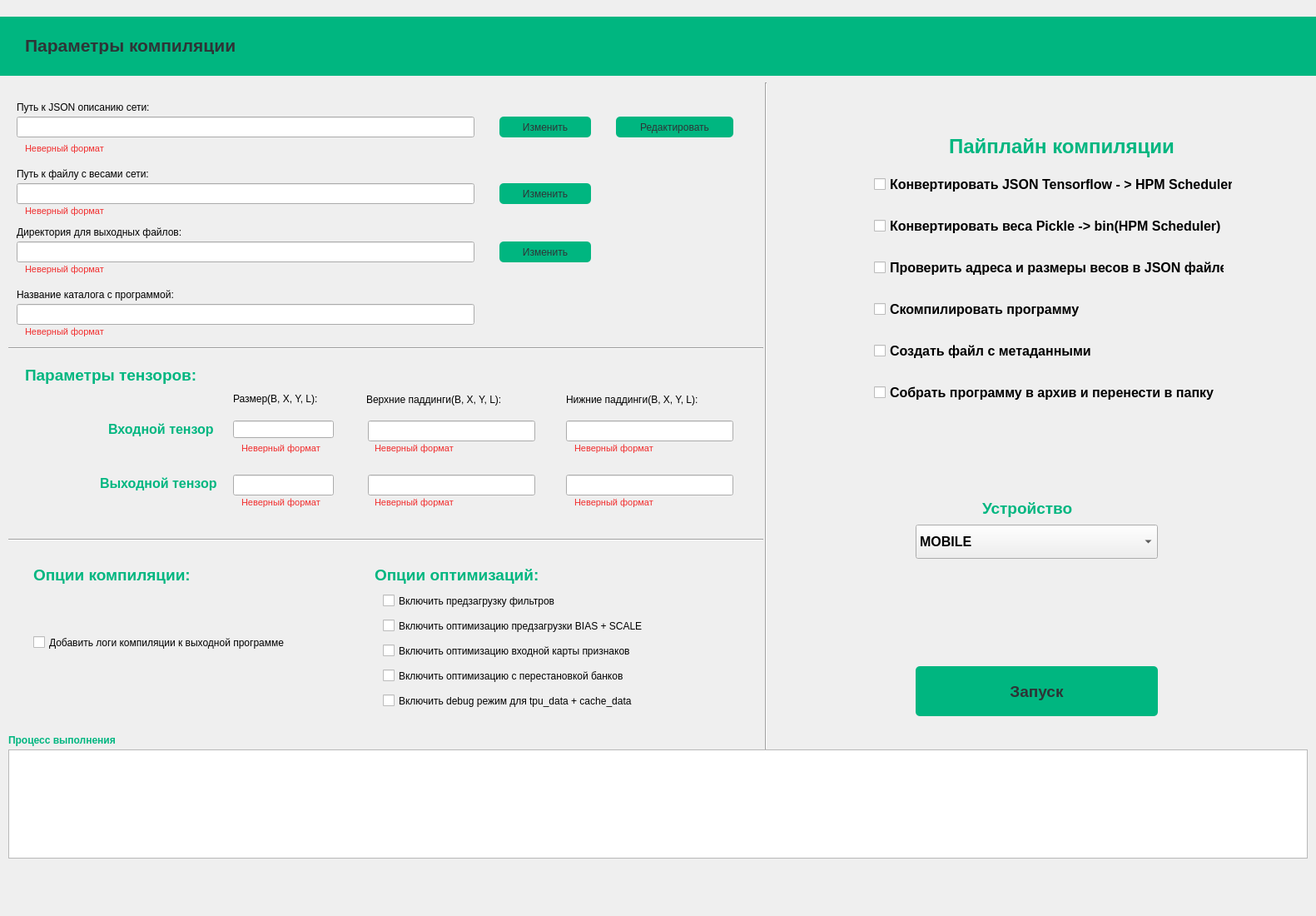
   <widget class="QWidget" name="CompilerTabWidget" native="true">
    <property name="geometry">
     <rect>
      <x>340</x>
      <y>-20</y>
      <width>1581</width>
      <height>1100</height>
     </rect>
    </property>
    <property name="styleSheet">
     <string notr="true">QPushButton {
border-radius: 5px;
background: rgb(0, 182, 128);
color: rgb(46, 52, 54);
}

QPushButton:hover {
background: rgb(0, 204, 143);
}

QPushButton:pressed {
background: rgb(0, 166, 117);
}</string>
    </property>
    <widget class="QWidget" name="HeaderPlaneWidget" native="true">
     <property name="geometry">
      <rect>
       <x>0</x>
       <y>20</y>
       <width>1581</width>
       <height>71</height>
      </rect>
     </property>
     <property name="styleSheet">
      <string notr="true">background: rgb(0, 182, 128)</string>
     </property>
     <widget class="QLabel" name="CompilationParametersLabel">
      <property name="geometry">
       <rect>
        <x>30</x>
        <y>24</y>
        <width>271</width>
        <height>21</height>
       </rect>
      </property>
      <property name="font">
       <font>
        <pointsize>16</pointsize>
        <bold>true</bold>
       </font>
      </property>
      <property name="styleSheet">
       <string notr="true">color:rgb(46, 52, 54)</string>
      </property>
      <property name="text">
       <string>Параметры компиляции</string>
      </property>
     </widget>
    </widget>
    <widget class="QPushButton" name="RedactJsonPushButton">
     <property name="geometry">
      <rect>
       <x>740</x>
       <y>140</y>
       <width>141</width>
       <height>25</height>
      </rect>
     </property>
     <property name="text">
      <string>Редактировать</string>
     </property>
    </widget>
    <widget class="QLabel" name="JsonPathLabel">
     <property name="geometry">
      <rect>
       <x>20</x>
       <y>120</y>
       <width>221</width>
       <height>17</height>
      </rect>
     </property>
     <property name="text">
      <string>Путь к JSON описанию сети:</string>
     </property>
    </widget>
    <widget class="QPushButton" name="ChangeJsonPathPushButton">
     <property name="geometry">
      <rect>
       <x>600</x>
       <y>140</y>
       <width>110</width>
       <height>25</height>
      </rect>
     </property>
     <property name="text">
      <string>Изменить</string>
     </property>
    </widget>
    <widget class="QLineEdit" name="JsonPathLineEdit">
     <property name="geometry">
      <rect>
       <x>20</x>
       <y>140</y>
       <width>550</width>
       <height>25</height>
      </rect>
     </property>
    </widget>
    <widget class="QLabel" name="WrongFmtJsonPathLabel">
     <property name="geometry">
      <rect>
       <x>30</x>
       <y>170</y>
       <width>541</width>
       <height>17</height>
      </rect>
     </property>
     <property name="font">
      <font>
       <pointsize>8</pointsize>
      </font>
     </property>
     <property name="styleSheet">
      <string notr="true">color:rgb(241, 45, 45)</string>
     </property>
     <property name="text">
      <string>Неверный формат</string>
     </property>
    </widget>
    <widget class="QPushButton" name="ChangeWeightsPathPushButton">
     <property name="geometry">
      <rect>
       <x>600</x>
       <y>220</y>
       <width>110</width>
       <height>25</height>
      </rect>
     </property>
     <property name="text">
      <string>Изменить</string>
     </property>
    </widget>
    <widget class="QLabel" name="WeightsPathLabel">
     <property name="geometry">
      <rect>
       <x>20</x>
       <y>200</y>
       <width>221</width>
       <height>17</height>
      </rect>
     </property>
     <property name="text">
      <string>Путь к файлу с весами сети:</string>
     </property>
    </widget>
    <widget class="QLabel" name="WrongFmtWeightsPathLabel">
     <property name="geometry">
      <rect>
       <x>30</x>
       <y>245</y>
       <width>541</width>
       <height>17</height>
      </rect>
     </property>
     <property name="font">
      <font>
       <pointsize>8</pointsize>
      </font>
     </property>
     <property name="styleSheet">
      <string notr="true">color:rgb(241, 45, 45)</string>
     </property>
     <property name="text">
      <string>Неверный формат</string>
     </property>
    </widget>
    <widget class="QLineEdit" name="WeightsPathLineEdit">
     <property name="geometry">
      <rect>
       <x>20</x>
       <y>220</y>
       <width>550</width>
       <height>25</height>
      </rect>
     </property>
    </widget>
    <widget class="QLabel" name="WrongFmtOutputDirPathLabel">
     <property name="geometry">
      <rect>
       <x>30</x>
       <y>315</y>
       <width>541</width>
       <height>17</height>
      </rect>
     </property>
     <property name="font">
      <font>
       <pointsize>8</pointsize>
      </font>
     </property>
     <property name="styleSheet">
      <string notr="true">color:rgb(241, 45, 45)</string>
     </property>
     <property name="text">
      <string>Неверный формат</string>
     </property>
    </widget>
    <widget class="QPushButton" name="OutputDirPathPushButton">
     <property name="geometry">
      <rect>
       <x>600</x>
       <y>290</y>
       <width>110</width>
       <height>25</height>
      </rect>
     </property>
     <property name="text">
      <string>Изменить</string>
     </property>
    </widget>
    <widget class="QLabel" name="OutputDirPathLabel">
     <property name="geometry">
      <rect>
       <x>20</x>
       <y>270</y>
       <width>271</width>
       <height>17</height>
      </rect>
     </property>
     <property name="text">
      <string>Директория для выходных файлов:</string>
     </property>
    </widget>
    <widget class="QLineEdit" name="OutputDirPathLineEdit">
     <property name="geometry">
      <rect>
       <x>20</x>
       <y>290</y>
       <width>550</width>
       <height>25</height>
      </rect>
     </property>
    </widget>
    <widget class="QLabel" name="WrongFmtCatalogNameLabel">
     <property name="geometry">
      <rect>
       <x>30</x>
       <y>390</y>
       <width>541</width>
       <height>17</height>
      </rect>
     </property>
     <property name="font">
      <font>
       <pointsize>8</pointsize>
      </font>
     </property>
     <property name="styleSheet">
      <string notr="true">color:rgb(241, 45, 45)</string>
     </property>
     <property name="text">
      <string>Неверный формат</string>
     </property>
    </widget>
    <widget class="QLineEdit" name="CatalogNameLineEdit">
     <property name="geometry">
      <rect>
       <x>20</x>
       <y>365</y>
       <width>550</width>
       <height>25</height>
      </rect>
     </property>
    </widget>
    <widget class="QLabel" name="CatalogNameLabel">
     <property name="geometry">
      <rect>
       <x>20</x>
       <y>345</y>
       <width>251</width>
       <height>17</height>
      </rect>
     </property>
     <property name="text">
      <string>Название каталога с программой:</string>
     </property>
    </widget>
    <widget class="Line" name="HorisontalSeparator1">
     <property name="geometry">
      <rect>
       <x>10</x>
       <y>410</y>
       <width>907</width>
       <height>16</height>
      </rect>
     </property>
     <property name="orientation">
      <enum>Qt::Horizontal</enum>
     </property>
    </widget>
    <widget class="QLabel" name="TensorParametersLabel">
     <property name="geometry">
      <rect>
       <x>30</x>
       <y>440</y>
       <width>221</width>
       <height>21</height>
      </rect>
     </property>
     <property name="font">
      <font>
       <pointsize>14</pointsize>
       <bold>true</bold>
      </font>
     </property>
     <property name="styleSheet">
      <string notr="true">color: rgb(0, 182, 128)</string>
     </property>
     <property name="text">
      <string>Параметры тензоров:</string>
     </property>
    </widget>
    <widget class="QLineEdit" name="OutputPadDownLineEdit">
     <property name="geometry">
      <rect>
       <x>680</x>
       <y>570</y>
       <width>201</width>
       <height>25</height>
      </rect>
     </property>
    </widget>
    <widget class="QLabel" name="WrongFmtInputPadDownLabel">
     <property name="geometry">
      <rect>
       <x>690</x>
       <y>530</y>
       <width>191</width>
       <height>17</height>
      </rect>
     </property>
     <property name="font">
      <font>
       <pointsize>8</pointsize>
      </font>
     </property>
     <property name="styleSheet">
      <string notr="true">color:rgb(241, 45, 45)</string>
     </property>
     <property name="text">
      <string>Неверный формат</string>
     </property>
    </widget>
    <widget class="QLineEdit" name="InputSizeEditLine">
     <property name="geometry">
      <rect>
       <x>280</x>
       <y>505</y>
       <width>121</width>
       <height>21</height>
      </rect>
     </property>
    </widget>
    <widget class="QLabel" name="InputTensorLabel">
     <property name="geometry">
      <rect>
       <x>130</x>
       <y>505</y>
       <width>141</width>
       <height>20</height>
      </rect>
     </property>
     <property name="font">
      <font>
       <pointsize>12</pointsize>
       <bold>true</bold>
      </font>
     </property>
     <property name="styleSheet">
      <string notr="true">color: rgb(0, 182, 128)</string>
     </property>
     <property name="text">
      <string>Входной тензор</string>
     </property>
    </widget>
    <widget class="QLabel" name="WrongFmtOutputSizeLabel">
     <property name="geometry">
      <rect>
       <x>290</x>
       <y>595</y>
       <width>151</width>
       <height>17</height>
      </rect>
     </property>
     <property name="font">
      <font>
       <pointsize>8</pointsize>
      </font>
     </property>
     <property name="styleSheet">
      <string notr="true">color:rgb(241, 45, 45)</string>
     </property>
     <property name="text">
      <string>Неверный формат</string>
     </property>
    </widget>
    <widget class="QLabel" name="OutputTensorLabel">
     <property name="geometry">
      <rect>
       <x>120</x>
       <y>570</y>
       <width>151</width>
       <height>20</height>
      </rect>
     </property>
     <property name="font">
      <font>
       <pointsize>12</pointsize>
       <bold>true</bold>
      </font>
     </property>
     <property name="styleSheet">
      <string notr="true">color: rgb(0, 182, 128)</string>
     </property>
     <property name="text">
      <string>Выходной тензор</string>
     </property>
    </widget>
    <widget class="QLabel" name="PaddingsDownLabel">
     <property name="geometry">
      <rect>
       <x>680</x>
       <y>470</y>
       <width>201</width>
       <height>20</height>
      </rect>
     </property>
     <property name="text">
      <string>Нижние паддинги(B, X, Y, L):</string>
     </property>
    </widget>
    <widget class="QLabel" name="TensorSizeLabel">
     <property name="geometry">
      <rect>
       <x>280</x>
       <y>470</y>
       <width>131</width>
       <height>17</height>
      </rect>
     </property>
     <property name="font">
      <font>
       <bold>false</bold>
      </font>
     </property>
     <property name="styleSheet">
      <string notr="true"/>
     </property>
     <property name="text">
      <string>Размер(B, X, Y, L):</string>
     </property>
    </widget>
    <widget class="QLineEdit" name="InputPadUpLineEdit">
     <property name="geometry">
      <rect>
       <x>442</x>
       <y>505</y>
       <width>201</width>
       <height>25</height>
      </rect>
     </property>
    </widget>
    <widget class="QLabel" name="WrongFmtInputPadUpLabel">
     <property name="geometry">
      <rect>
       <x>450</x>
       <y>530</y>
       <width>191</width>
       <height>17</height>
      </rect>
     </property>
     <property name="font">
      <font>
       <pointsize>8</pointsize>
      </font>
     </property>
     <property name="styleSheet">
      <string notr="true">color:rgb(241, 45, 45)</string>
     </property>
     <property name="text">
      <string>Неверный формат</string>
     </property>
    </widget>
    <widget class="QLabel" name="WrongFmtOutputPadDownLabel">
     <property name="geometry">
      <rect>
       <x>690</x>
       <y>595</y>
       <width>191</width>
       <height>17</height>
      </rect>
     </property>
     <property name="font">
      <font>
       <pointsize>8</pointsize>
      </font>
     </property>
     <property name="styleSheet">
      <string notr="true">color:rgb(241, 45, 45)</string>
     </property>
     <property name="text">
      <string>Неверный формат</string>
     </property>
    </widget>
    <widget class="QLineEdit" name="OutputSizeLineEdit">
     <property name="geometry">
      <rect>
       <x>280</x>
       <y>570</y>
       <width>121</width>
       <height>25</height>
      </rect>
     </property>
    </widget>
    <widget class="QLabel" name="WrongFmtInputSizeLabel">
     <property name="geometry">
      <rect>
       <x>290</x>
       <y>530</y>
       <width>141</width>
       <height>17</height>
      </rect>
     </property>
     <property name="font">
      <font>
       <pointsize>8</pointsize>
      </font>
     </property>
     <property name="styleSheet">
      <string notr="true">color:rgb(241, 45, 45)</string>
     </property>
     <property name="text">
      <string>Неверный формат</string>
     </property>
    </widget>
    <widget class="QLineEdit" name="InputPadDownLineEdit">
     <property name="geometry">
      <rect>
       <x>680</x>
       <y>505</y>
       <width>201</width>
       <height>25</height>
      </rect>
     </property>
    </widget>
    <widget class="QLabel" name="WrongFmtOutputPadUpLabel">
     <property name="geometry">
      <rect>
       <x>450</x>
       <y>595</y>
       <width>191</width>
       <height>17</height>
      </rect>
     </property>
     <property name="font">
      <font>
       <pointsize>8</pointsize>
      </font>
     </property>
     <property name="styleSheet">
      <string notr="true">color:rgb(241, 45, 45)</string>
     </property>
     <property name="text">
      <string>Неверный формат</string>
     </property>
    </widget>
    <widget class="QLabel" name="PaddingsUpLabel">
     <property name="geometry">
      <rect>
       <x>440</x>
       <y>470</y>
       <width>201</width>
       <height>20</height>
      </rect>
     </property>
     <property name="text">
      <string>Верхние паддинги(B, X, Y, L):</string>
     </property>
    </widget>
    <widget class="QLineEdit" name="OutputPadUpLineEdit">
     <property name="geometry">
      <rect>
       <x>442</x>
       <y>570</y>
       <width>201</width>
       <height>25</height>
      </rect>
     </property>
    </widget>
    <widget class="Line" name="HorisontalSeparator2">
     <property name="geometry">
      <rect>
       <x>10</x>
       <y>640</y>
       <width>907</width>
       <height>16</height>
      </rect>
     </property>
     <property name="orientation">
      <enum>Qt::Horizontal</enum>
     </property>
    </widget>
    <widget class="QLabel" name="OptimizationOptionsLabel">
     <property name="geometry">
      <rect>
       <x>450</x>
       <y>680</y>
       <width>211</width>
       <height>21</height>
      </rect>
     </property>
     <property name="font">
      <font>
       <pointsize>14</pointsize>
       <bold>true</bold>
      </font>
     </property>
     <property name="styleSheet">
      <string notr="true">color: rgb(0, 182, 128)</string>
     </property>
     <property name="text">
      <string>Опции оптимизаций:</string>
     </property>
    </widget>
    <widget class="QLabel" name="CompilationOptionsLabel">
     <property name="geometry">
      <rect>
       <x>40</x>
       <y>680</y>
       <width>201</width>
       <height>21</height>
      </rect>
     </property>
     <property name="font">
      <font>
       <pointsize>14</pointsize>
       <bold>true</bold>
      </font>
     </property>
     <property name="styleSheet">
      <string notr="true">color: rgb(0, 182, 128)</string>
     </property>
     <property name="text">
      <string>Опции компиляции:</string>
     </property>
    </widget>
    <widget class="QCheckBox" name="AddCompilationLogCheckBox">
     <property name="geometry">
      <rect>
       <x>40</x>
       <y>760</y>
       <width>401</width>
       <height>23</height>
      </rect>
     </property>
     <property name="text">
      <string>Добавить логи компиляции к выходной программе</string>
     </property>
    </widget>
    <widget class="QCheckBox" name="AddDebugModeCheckBox">
     <property name="geometry">
      <rect>
       <x>460</x>
       <y>830</y>
       <width>401</width>
       <height>23</height>
      </rect>
     </property>
     <property name="text">
      <string>Включить debug режим для tpu_data + cache_data</string>
     </property>
    </widget>
    <widget class="QCheckBox" name="AddInputOptimizationCheckBox">
     <property name="geometry">
      <rect>
       <x>460</x>
       <y>770</y>
       <width>401</width>
       <height>23</height>
      </rect>
     </property>
     <property name="text">
      <string>Включить оптимизацию входной карты признаков</string>
     </property>
    </widget>
    <widget class="QCheckBox" name="AddFilterPreloadCheckBox">
     <property name="geometry">
      <rect>
       <x>460</x>
       <y>710</y>
       <width>401</width>
       <height>23</height>
      </rect>
     </property>
     <property name="text">
      <string>Включить предзагрузку фильтров</string>
     </property>
    </widget>
    <widget class="QCheckBox" name="AddBiasPreloadCheckBox">
     <property name="geometry">
      <rect>
       <x>460</x>
       <y>740</y>
       <width>401</width>
       <height>23</height>
      </rect>
     </property>
     <property name="text">
      <string>Включить оптимизацию предзагрузки BIAS + SCALE</string>
     </property>
    </widget>
    <widget class="QCheckBox" name="AddReorderOptimizationCheckBox">
     <property name="geometry">
      <rect>
       <x>460</x>
       <y>800</y>
       <width>401</width>
       <height>23</height>
      </rect>
     </property>
     <property name="text">
      <string>Включить оптимизацию с перестановкой банков</string>
     </property>
    </widget>
    <widget class="QLabel" name="ExecutionProcessLabel">
     <property name="geometry">
      <rect>
       <x>10</x>
       <y>880</y>
       <width>161</width>
       <height>17</height>
      </rect>
     </property>
     <property name="font">
      <font>
       <bold>true</bold>
      </font>
     </property>
     <property name="styleSheet">
      <string notr="true">color: rgb(0, 182, 128)</string>
     </property>
     <property name="text">
      <string>Процесс выполнения</string>
     </property>
    </widget>
    <widget class="QTextBrowser" name="CompilerStatusBar">
     <property name="geometry">
      <rect>
       <x>10</x>
       <y>900</y>
       <width>1561</width>
       <height>131</height>
      </rect>
     </property>
    </widget>
    <widget class="Line" name="VerticalSeparator1">
     <property name="geometry">
      <rect>
       <x>910</x>
       <y>99</y>
       <width>20</width>
       <height>801</height>
      </rect>
     </property>
     <property name="orientation">
      <enum>Qt::Vertical</enum>
     </property>
    </widget>
    <widget class="QCheckBox" name="CompileProgrammCheckBox">
     <property name="geometry">
      <rect>
       <x>1050</x>
       <y>360</y>
       <width>301</width>
       <height>23</height>
      </rect>
     </property>
     <property name="font">
      <font>
       <pointsize>12</pointsize>
       <bold>true</bold>
      </font>
     </property>
     <property name="text">
      <string>Скомпилировать программу</string>
     </property>
    </widget>
    <widget class="QCheckBox" name="PickleConvertationCheckBox">
     <property name="geometry">
      <rect>
       <x>1050</x>
       <y>260</y>
       <width>421</width>
       <height>23</height>
      </rect>
     </property>
     <property name="font">
      <font>
       <pointsize>12</pointsize>
       <bold>true</bold>
      </font>
     </property>
     <property name="text">
      <string>Конвертировать веса Pickle -&gt; bin(HPM Scheduler)</string>
     </property>
    </widget>
    <widget class="QCheckBox" name="AddressCheckCheckBox">
     <property name="geometry">
      <rect>
       <x>1050</x>
       <y>310</y>
       <width>421</width>
       <height>23</height>
      </rect>
     </property>
     <property name="font">
      <font>
       <pointsize>12</pointsize>
       <bold>true</bold>
      </font>
     </property>
     <property name="text">
      <string>Проверить адреса и размеры весов в JSON файле</string>
     </property>
    </widget>
    <widget class="QCheckBox" name="JsonConvertationCheckBox">
     <property name="geometry">
      <rect>
       <x>1050</x>
       <y>210</y>
       <width>431</width>
       <height>23</height>
      </rect>
     </property>
     <property name="font">
      <font>
       <pointsize>12</pointsize>
       <bold>true</bold>
      </font>
     </property>
     <property name="text">
      <string>Конвертировать JSON Tensorflow - &gt; HPM Scheduler</string>
     </property>
    </widget>
    <widget class="QLabel" name="CompilationPipelineLabel">
     <property name="geometry">
      <rect>
       <x>1140</x>
       <y>160</y>
       <width>281</width>
       <height>31</height>
      </rect>
     </property>
     <property name="font">
      <font>
       <pointsize>18</pointsize>
       <bold>true</bold>
      </font>
     </property>
     <property name="styleSheet">
      <string notr="true">color: rgb(0, 182, 128)</string>
     </property>
     <property name="text">
      <string>Пайплайн компиляции</string>
     </property>
    </widget>
    <widget class="QCheckBox" name="MakeMetadataCheckBox">
     <property name="geometry">
      <rect>
       <x>1050</x>
       <y>410</y>
       <width>411</width>
       <height>23</height>
      </rect>
     </property>
     <property name="font">
      <font>
       <pointsize>12</pointsize>
       <bold>true</bold>
      </font>
     </property>
     <property name="text">
      <string>Создать файл с метаданными</string>
     </property>
    </widget>
    <widget class="QCheckBox" name="MakeArchiveCheckBox">
     <property name="geometry">
      <rect>
       <x>1050</x>
       <y>460</y>
       <width>411</width>
       <height>23</height>
      </rect>
     </property>
     <property name="font">
      <font>
       <pointsize>12</pointsize>
       <bold>true</bold>
      </font>
     </property>
     <property name="text">
      <string>Собрать программу в архив и перенести в папку</string>
     </property>
    </widget>
    <widget class="QLabel" name="DeviceComboBoxLabel">
     <property name="geometry">
      <rect>
       <x>1180</x>
       <y>600</y>
       <width>201</width>
       <height>21</height>
      </rect>
     </property>
     <property name="font">
      <font>
       <pointsize>14</pointsize>
       <bold>true</bold>
      </font>
     </property>
     <property name="styleSheet">
      <string notr="true">color:rgb(0, 182, 128)</string>
     </property>
     <property name="text">
      <string>Устройство</string>
     </property>
    </widget>
    <widget class="QComboBox" name="DeviceComboBox">
     <property name="geometry">
      <rect>
       <x>1100</x>
       <y>630</y>
       <width>291</width>
       <height>41</height>
      </rect>
     </property>
     <property name="font">
      <font>
       <pointsize>12</pointsize>
       <bold>true</bold>
      </font>
     </property>
     <item>
      <property name="text">
       <string>MOBILE</string>
      </property>
     </item>
     <item>
      <property name="text">
       <string>KCU</string>
      </property>
     </item>
     <item>
      <property name="text">
       <string>SERVER</string>
      </property>
     </item>
    </widget>
    <widget class="QPushButton" name="RunProcessPushButton">
     <property name="geometry">
      <rect>
       <x>1100</x>
       <y>800</y>
       <width>291</width>
       <height>60</height>
      </rect>
     </property>
     <property name="font">
      <font>
       <pointsize>14</pointsize>
       <bold>true</bold>
      </font>
     </property>
     <property name="text">
      <string>Запуск</string>
     </property>
    </widget>
    <zorder>HeaderPlaneWidget</zorder>
    <zorder>RedactJsonPushButton</zorder>
    <zorder>JsonPathLabel</zorder>
    <zorder>ChangeJsonPathPushButton</zorder>
    <zorder>JsonPathLineEdit</zorder>
    <zorder>WrongFmtJsonPathLabel</zorder>
    <zorder>ChangeWeightsPathPushButton</zorder>
    <zorder>WeightsPathLabel</zorder>
    <zorder>WrongFmtWeightsPathLabel</zorder>
    <zorder>WeightsPathLineEdit</zorder>
    <zorder>WrongFmtOutputDirPathLabel</zorder>
    <zorder>OutputDirPathPushButton</zorder>
    <zorder>OutputDirPathLabel</zorder>
    <zorder>OutputDirPathLineEdit</zorder>
    <zorder>WrongFmtCatalogNameLabel</zorder>
    <zorder>CatalogNameLineEdit</zorder>
    <zorder>CatalogNameLabel</zorder>
    <zorder>TensorParametersLabel</zorder>
    <zorder>OutputPadDownLineEdit</zorder>
    <zorder>WrongFmtInputPadDownLabel</zorder>
    <zorder>InputSizeEditLine</zorder>
    <zorder>InputTensorLabel</zorder>
    <zorder>WrongFmtOutputSizeLabel</zorder>
    <zorder>OutputTensorLabel</zorder>
    <zorder>PaddingsDownLabel</zorder>
    <zorder>TensorSizeLabel</zorder>
    <zorder>InputPadUpLineEdit</zorder>
    <zorder>WrongFmtInputPadUpLabel</zorder>
    <zorder>WrongFmtOutputPadDownLabel</zorder>
    <zorder>OutputSizeLineEdit</zorder>
    <zorder>WrongFmtInputSizeLabel</zorder>
    <zorder>InputPadDownLineEdit</zorder>
    <zorder>WrongFmtOutputPadUpLabel</zorder>
    <zorder>PaddingsUpLabel</zorder>
    <zorder>OutputPadUpLineEdit</zorder>
    <zorder>OptimizationOptionsLabel</zorder>
    <zorder>CompilationOptionsLabel</zorder>
    <zorder>AddCompilationLogCheckBox</zorder>
    <zorder>AddDebugModeCheckBox</zorder>
    <zorder>AddInputOptimizationCheckBox</zorder>
    <zorder>AddFilterPreloadCheckBox</zorder>
    <zorder>AddBiasPreloadCheckBox</zorder>
    <zorder>AddReorderOptimizationCheckBox</zorder>
    <zorder>ExecutionProcessLabel</zorder>
    <zorder>CompilerStatusBar</zorder>
    <zorder>VerticalSeparator1</zorder>
    <zorder>CompileProgrammCheckBox</zorder>
    <zorder>PickleConvertationCheckBox</zorder>
    <zorder>AddressCheckCheckBox</zorder>
    <zorder>JsonConvertationCheckBox</zorder>
    <zorder>CompilationPipelineLabel</zorder>
    <zorder>MakeMetadataCheckBox</zorder>
    <zorder>MakeArchiveCheckBox</zorder>
    <zorder>DeviceComboBoxLabel</zorder>
    <zorder>DeviceComboBox</zorder>
    <zorder>RunProcessPushButton</zorder>
    <zorder>HorisontalSeparator2</zorder>
    <zorder>HorisontalSeparator1</zorder>
   </widget>
